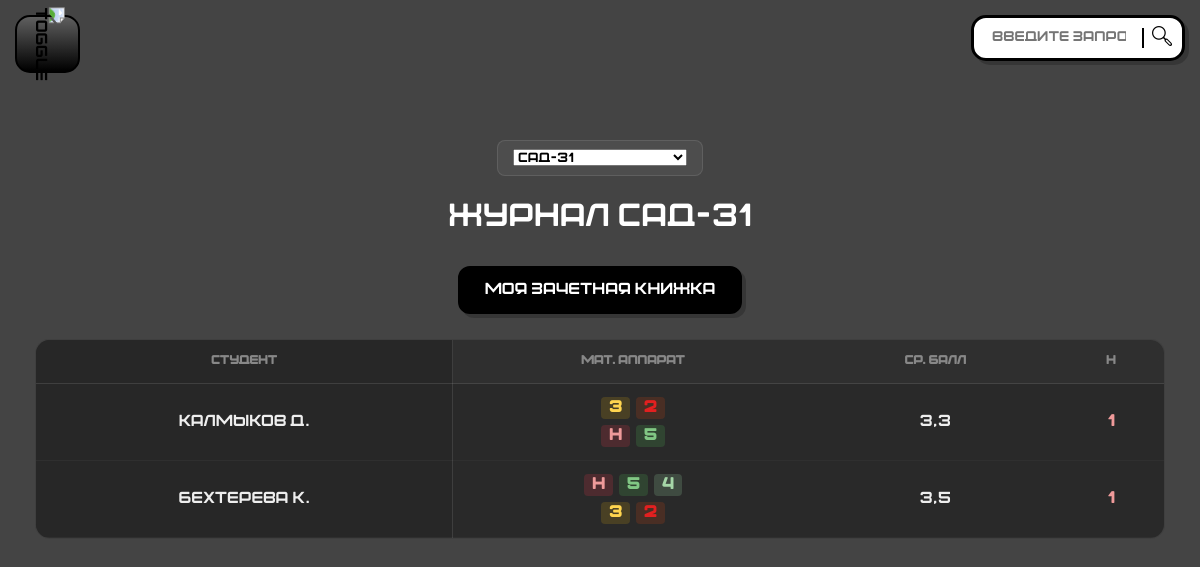
The app's page /journal/group/1/ (signed in) with its own data.
### apps/Shedule/models.py (models this page shows, shortened)
class Groups(models.Model):
    name = models.CharField(max_length=255, verbose_name="Название группы")
    faculty = models.ForeignKey(Faculty, on_delete=models.CASCADE, related_name="groups", null=True, blank=True)
    course = models.ForeignKey(
        Course,
        on_delete=models.SET_NULL,
        null=True,
        verbose_name="Курс"
    )
    subjects = models.ManyToManyField(
        Subject,
        related_name="groups",
        blank=True,
        verbose_name="Учебный план группы",
    )
    class Meta:
        verbose_name = "Группа"
        verbose_name_plural = "Группы"

class Course(models.Model):
    name = models.CharField(max_length=50, verbose_name="Название курса (напр. 1 курс или 11)")
    sort_order = models.PositiveIntegerField(default=1, verbose_name="Порядок сортировки")
    class Meta:
        verbose_name = "Курс"
        verbose_name_plural = "Курсы"
        ordering = ['sort_order']
    def __str__(self):
        return self.name

class Subject(models.Model):
    name = models.CharField(max_length=100, verbose_name="Предмет")
    teacher = models.ForeignKey(
        'Accounts.Teacher',
        on_delete=models.CASCADE,
        related_name='subject_list',
        verbose_name="Преподаватель",
        null=True,
        blank=True
    )
    class Meta:
        verbose_name = "Предмет"
        verbose_name_plural = "Предметы"

### apps/Accounts/models.py (models this page shows, shortened)
class Student(models.Model):
    user = models.OneToOneField(
        User,
        on_delete=models.CASCADE,
        related_name="student_profile",
        verbose_name="Пользователь",
    )
    group = models.ForeignKey(
        Groups,
        on_delete=models.SET_NULL,
        null=True,
        blank=True,
        related_name="students",
        verbose_name="Группа",
    )
    student_id = models.CharField(
        max_length=20,
        unique=True,
        verbose_name="Номер зачетки",
    )
    is_curator = models.BooleanField(
        default=False,
        verbose_name="Староста/Куратор",
        help_text="Отмечайте, если студент является старостой или куратором группы.",
    )
    surname = models.CharField(max_length=100, blank=True, verbose_name="Фамилия")
    name = models.CharField(max_length=100, blank=True, verbose_name="Имя")
    patronymic = models.CharField(max_length=100, blank=True, verbose_name="Отчество")
    faculty = models.CharField(max_length=100, blank=True, verbose_name="Факультет")
    avatar = models.ImageField(upload_to="student_avatars/", blank=True, null=True, verbose_name="Аватар")
    phone = models.CharField(max_length=20, blank=True, verbose_name="Телефон")
    birthday = models.DateField(blank=True, null=True, verbose_name="Дата рождения")
    class Meta:
        db_table = "students"
        verbose_name = "Студент"
        verbose_name_plural = "Студенты"

### apps/Journal/views.py (the view)
@login_required
def group_info(request, group_id):
    current_group = get_object_or_404(Groups, id=group_id)
    subjects = current_group.subjects.all()
    user = request.user
    if user.is_academic_office:
        messages.error(request, "У учебного отдела доступ только к расписанию.")
        return redirect('profile')
    date_filter = request.GET.get('date_filter')
    is_teacher_flag = is_teacher(user)
    is_student_flag = user.is_student or (user.system_role and user.system_role.name == "STAROSTA")
    has_access = False
    if is_teacher_flag:
        teacher_profile = getattr(user, 'teacher_profile', None)
        if user.is_director:
            has_access = True
        elif user.is_dean:
            if teacher_profile and teacher_profile.faculty == current_group.faculty:
                has_access = True
        elif teacher_profile and teacher_profile.curated_group == current_group:
            has_access = True
        else:
            from apps.Shedule.models import Schedule
            has_access = Schedule.objects.filter(
                models.Q(group=current_group) | models.Q(merged_groups=current_group),
                teacher=teacher_profile
            ).exists()
    else:
        if hasattr(user, 'student_profile') and user.student_profile.group == current_group:
            has_access = True
    if not has_access:
        messages.error(request, "У вас нет прав для просмотра журнала этой группы.")
        return redirect("profile")
    merged_with_me = Groups.objects.filter(
        models.Q(merged_schedules__group=current_group) |
        models.Q(schedule__merged_groups=current_group)
    ).distinct().exclude(id=current_group.id)
    students = Student.objects.filter(group=current_group).select_related("user")
    student_ids = [s.user.id for s in students]
    performance_queryset = Performance.objects.filter(
        student_id__in=student_ids,
        subject__in=subjects
    )
    if date_filter:
        performance_queryset = performance_queryset.filter(date=date_filter)
    all_grades = performance_queryset.order_by("date")
    performance_map = defaultdict(lambda: defaultdict(list))
    for g in all_grades:
        performance_map[g.student_id][g.subject.id].append({
            "val": g.grade,
            "id": g.id,
            "date": g.date
        })
    performance_data = []
    for s in students:
        grades_dict = performance_map[s.user.id]
        subj_data = {}
        total_absences = 0
        all_numeric_grades = []
        for subj in subjects:
            marks = grades_dict.get(subj.id, [])
            for m in marks:
                if m["val"] == "Н":
                    total_absences += 1
                elif str(m["val"]).isdigit():
                    all_numeric_grades.append(int(m["val"]))
            subj_data[subj.id] = marks
        avg = sum(all_numeric_grades) / len(all_numeric_grades) if all_numeric_grades else 0
        performance_data.append({
            "student": s,
            "student_user": s.user,
            "subjects_marks": subj_data,
            "average_grade": round(avg, 2),
            "total_absences": total_absences,
        })
    return render(request, "group_performance.html", {
        "group": current_group,
        "merged_groups": merged_with_me,
        "subjects": subjects,
        "performance_data": performance_data,
        "is_teacher_flag": is_teacher_flag,
        "is_student_flag": is_student_flag,
        "user_profile": getattr(user, 'student_profile', None),
        "groups": Groups.objects.all(),
        "date_filter": date_filter,
    })

### apps/Accounts/models.py (called while the page is built)
    @property
    def is_teacher(self):
        return self.system_role and self.system_role.name == "TEACHER"

    @property
    def is_student(self):
        return self.system_role and self.system_role.name == "STUDENT"

    @property
    def is_dean(self):
        return self.system_role and self.system_role.name == "DEAN"

    @property
    def is_director(self):
        return self.system_role and self.system_role.name == "DIRECTOR"

    @property
    def is_academic_office(self):
        return self.system_role and self.system_role.name == "ACADEMIC"

### apps/Journal/templatetags/journal_extras.py (called while the page is built)
@register.filter
def get_item(dictionary, key):
    return dictionary.get(key)

### apps/Journal/views.py (called while the page is built)
def is_teacher(user):
    if not user.is_authenticated:
        return False
    return user.is_teacher or user.is_dean or user.is_director

### apps/Journal/templates/group_performance.html (shortened to what this page needs)
{% extends "base.html" %}
{% load journal_extras %}
{% load static %}
{% block content %}
<link rel="stylesheet" href="{% static 'grades.css' %}">
<div class="table-container">
    <div class="group-select-container">
        <div class="group-select">
            <select id="group-select" onchange="location = this.value;">
                {% for g in groups %}
                    <option value="{% url 'journal:group_info' g.id %}" {% if g.id == group.id %}selected{% endif %}>
                        {{ g.name }}-{{ g.course }}
                    </option>
                {% endfor %}
            </select>
        </div>
    </div>
    <h1>Журнал {{ group.name }}-{{ group.course }}</h1>
    <div class="action-buttons">
        {% if is_student_flag %}
            <a href="{% url 'journal:record_book_view' %}" class="btn btn-outline-info btn-sm">Моя зачетная книжка</a>
        {% endif %}
    </div>
    <div class="table-responsive">
        <table class="table">
            <thead>
                <tr>
                    <th class="sticky-col">Студент</th>
                    {% for subject in subjects %}
                        <th>{{ subject.name }}</th>
                    {% endfor %}
                    <th>Ср. балл</th>
                    <th>Н</th>
                </tr>
            </thead>
            <tbody>
                {% for item in performance_data %}
                    <tr>
                        <td class="sticky-col student-name">
                            {{ item.student.surname }} {{ item.student.name|slice:":1" }}.
                        </td>
                        {% for subject in subjects %}
                            <td data-label="{{ subject.name }}">
                                <div class="grades-wrapper">
                                    {% with marks=item.subjects_marks|get_item:subject.id %}
                                        <div class="marks-list" style="display: flex; flex-wrap: wrap; gap: 4px; justify-content: center;">
                                            {% if marks %}
                                                {% for m in marks %}
                                                    <a href="{% url 'journal:edit_specific_grade' m.id %}" class="grade-link">
                                                        <span class="grade-badge val-{{ m.val }}">{{ m.val }}</span>
                                                    </a>
                                                {% endfor %}
                                            {% else %}
                                                <span style="color: #444;">—</span>
                                            {% endif %}
                                        </div>
                                    {% endwith %}
                                </div>
                            </td>
                        {% endfor %}
                        <td data-label="Средний балл" class="fw-bold">{{ item.average_grade|floatformat:1 }}</td>
                        <td data-label="Пропуски (Н)" style="color: #ef9a9a; font-weight: bold;">{{ item.total_absences }}</td>
                    </tr>
                {% endfor %}
            </tbody>
        </table>
    </div>
</div>
{% endblock %}

### templates/base.html (shortened to what this page needs)
{% load static %}
<!DOCTYPE html>
<html lang="ru">
<head>
    <link rel="stylesheet" href="{% static 'base.css' %}">
</head>
<body>
    <div class="header-top-ui">
        <div class="search-wrapper">
            <form method="get" action="{% url 'search_user' %}" class="search-form">
                <div class="search-input-container">
                    <input type="text" class="search-field" name="search" placeholder="ВВЕДИТЕ ЗАПРОС..." value="{{ search_query|default:'' }}">
                </div>
                <div class="search-divider"></div>
                <button type="submit" class="search-btn">
                    <img src="{% static 'search.png' %}" alt="🔍" class="search-icon-img">
                    </button>
            </form>
        </div>
    </div>
    <div class="menu-container">
        <div class="menu-static">
            <div class="menu-toggle" id="toggle">
                <img src="{% static 'full.png' %}" class="arrow ui-icon" alt="toggle">
            </div>
        </div>
    </div>
    <main class="content">
        {% block content %}{% endblock %}
    </main>
    </body>
</html>
</body>
</html>

### static/base.css (style rules this page uses)
* { font-family: 'BOWLER-Regular', sans-serif; box-sizing: border-box; -webkit-tap-highlight-color: transparent; }
html, body { margin: 0; padding: 0; min-height: 100vh; background-color: #444; overflow-x: hidden; }
.content { padding: 20px; padding-top: 100px; width: 100%; position: relative; z-index: 1; }
.menu-container { position: fixed; top: 15px; left: 15px; z-index: 1500; display: flex; flex-direction: column; gap: 10px; }
.menu-static { display: flex; flex-direction: column; align-items: center; gap: 15px; padding: 10px; width: 65px; background: linear-gradient(180deg, #5f5f5f, #000000); border-radius: 15px; border: 2px solid #000; }
.arrow { width: 30px !important; height: auto; transform: rotate(90deg); transition: transform 0.4s ease; cursor: pointer; }
.header-top-ui { position: fixed; top: 15px; right: 15px; z-index: 1400; }
.search-form { display: flex; align-items: center; background: white; border-radius: 15px; padding: 4px 10px; border: 3px solid #000; box-shadow: 4px 4px 0px rgba(0,0,0,0.2); transition: all 0.2s ease; }
.search-field { border: none; outline: none; padding: 8px; font-size: 14px; width: 150px; transition: width 0.3s ease; }
.search-divider { width: 2px; height: 20px; background: #000; margin: 0 8px; }
.search-btn { background: none; border: none; cursor: pointer; padding: 0; }
.search-icon-img { width: 20px; height: 20px; }
.btn { display: inline-flex; align-items: center; justify-content: center; padding: 12px 24px; background: #000; color: #fff; border: 3px solid #000; border-radius: 12px; cursor: pointer; text-decoration: none; text-transform: uppercase; box-shadow: 4px 4px 0px rgba(0,0,0,0.2); transition: all 0.2s ease; }
.arrow { width: 30px !important; height: auto !important; border: none !important; box-shadow: none !important; background: none !important; }
.search-icon-img { width: 20px !important; height: 20px !important; border: none !important; box-shadow: none !important; background: none !important; transform: none !important; }

### apps/Journal/static/grades.css (style rules this page uses)
:root { --bg-glass: rgba(30, 30, 30, 0.7); --border-soft: 1px solid rgba(255, 255, 255, 0.1); --accent-muted: rgba(76, 175, 80, 0.15); --accent-border: rgba(76, 175, 80, 0.3); }
.table-container { max-width: 1200px; margin: 40px auto; padding: 0 15px; text-align: center; }
h1 { color: #fff; font-weight: 300; margin-bottom: 30px; }
.group-select-container, .action-buttons { display: flex; justify-content: center; gap: 15px; margin-bottom: 25px; flex-wrap: wrap; }
.group-select, input[type="date"] { background: rgba(255, 255, 255, 0.05); border: var(--border-soft); color: #fff; padding: 8px 15px; border-radius: 8px; outline: none; }
.table-responsive { background: var(--bg-glass); backdrop-filter: blur(10px); border-radius: 15px; border: var(--border-soft); overflow-x: auto; }
.table { width: 100%; border-collapse: collapse; color: #eee; }
.table th { background: rgba(255, 255, 255, 0.03); padding: 15px; font-size: 0.75rem; text-transform: uppercase; color: #888; border-bottom: var(--border-soft); }
.table td { padding: 12px; border-bottom: 1px solid rgba(255, 255, 255, 0.03); vertical-align: middle; }
.grade-badge { display: inline-block; padding: 2px 8px; border-radius: 4px; font-weight: bold; margin: 1px; }
.val-5 { background: rgba(76, 175, 80, 0.2); color: #81c784; }
.val-4 { background: rgba(148, 211, 162, 0.2); color: #a5d6a7; }
.val-3 { background: rgba(255, 193, 7, 0.15); color: #ffd54f; }
.val-2 { background: rgba(255, 77, 7, 0.15); color: #e22020; }
.val-Н { background: rgba(220, 53, 69, 0.2); color: #ef9a9a; }
.sticky-col { position: sticky; left: 0; background: rgba(40, 40, 40, 0.95) !important; z-index: 2; border-right: 1px solid rgba(255, 255, 255, 0.1) !important; }
.marks-list { display: flex; flex-wrap: wrap; gap: 4px; max-width: 100px; margin: 0 auto; }

### records on screen
Groups: name "САД", course "31"
Subject: name "МАТ. АППАРАТ", val "3" "2" "Н" "5" "Н" "5" "4" "3" "2"
Student: student.surname "Калмыков", student.name "Д", average_grade "3,3", total_absences "1"
Student: student.surname "Бехтерева", student.name "К", average_grade "3,5", total_absences "1"

### other values on screen
form field value "САД-31"
